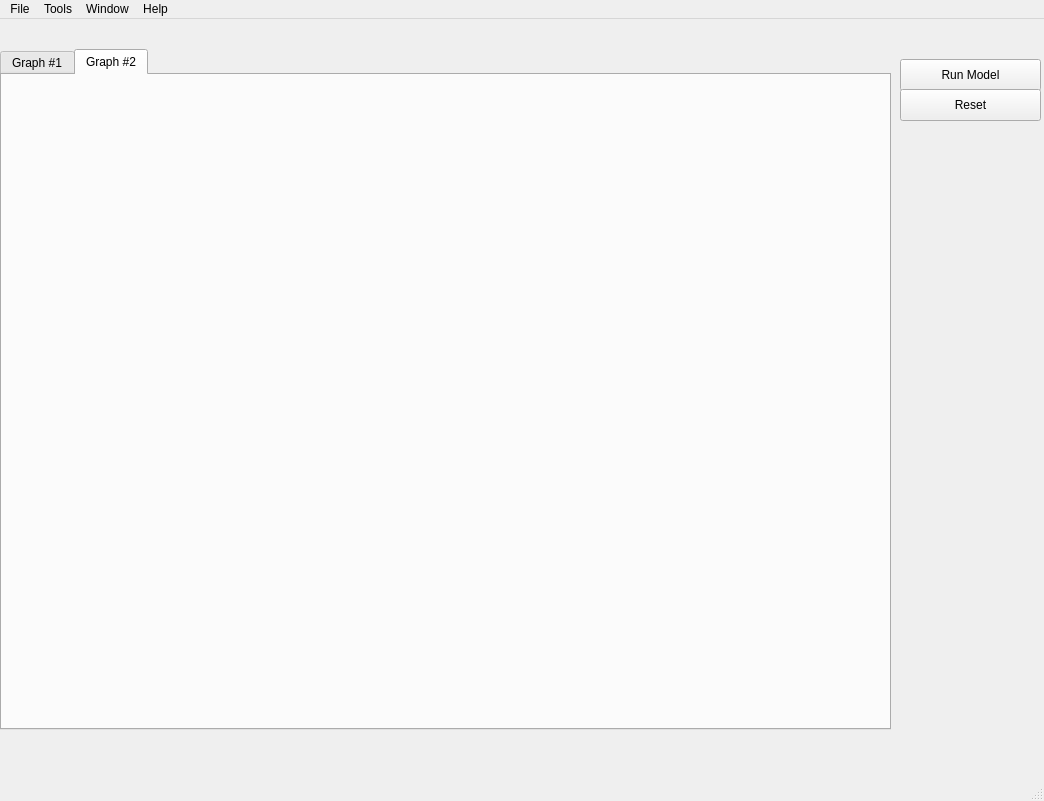
<?xml version="1.0" encoding="UTF-8"?>
<ui version="4.0">
 <class>MainWindow</class>
 <widget class="QMainWindow" name="MainWindow">
  <property name="windowModality">
   <enum>Qt::WindowModality::NonModal</enum>
  </property>
  <property name="enabled">
   <bool>true</bool>
  </property>
  <property name="geometry">
   <rect>
    <x>0</x>
    <y>0</y>
    <width>1044</width>
    <height>801</height>
   </rect>
  </property>
  <property name="contextMenuPolicy">
   <enum>Qt::ContextMenuPolicy::DefaultContextMenu</enum>
  </property>
  <property name="windowTitle">
   <string>Telemetry</string>
  </property>
  <property name="statusTip">
   <string/>
  </property>
  <property name="whatsThis">
   <string/>
  </property>
  <property name="accessibleName">
   <string/>
  </property>
  <property name="accessibleDescription">
   <string/>
  </property>
  <property name="autoFillBackground">
   <bool>true</bool>
  </property>
  <property name="dockOptions">
   <set>QMainWindow::DockOption::AllowTabbedDocks|QMainWindow::DockOption::AnimatedDocks</set>
  </property>
  <widget class="QWidget" name="centralwidget">
   <widget class="QTabWidget" name="tabWidget">
    <property name="geometry">
     <rect>
      <x>0</x>
      <y>30</y>
      <width>891</width>
      <height>681</height>
     </rect>
    </property>
    <property name="minimumSize">
     <size>
      <width>0</width>
      <height>0</height>
     </size>
    </property>
    <property name="currentIndex">
     <number>1</number>
    </property>
    <widget class="QWidget" name="tab">
     <attribute name="title">
      <string>Graph #1</string>
     </attribute>
    </widget>
    <widget class="QWidget" name="tab_2">
     <attribute name="title">
      <string>Graph #2</string>
     </attribute>
    </widget>
   </widget>
   <widget class="QPushButton" name="pushButton">
    <property name="geometry">
     <rect>
      <x>900</x>
      <y>40</y>
      <width>141</width>
      <height>32</height>
     </rect>
    </property>
    <property name="text">
     <string>Run Model</string>
    </property>
   </widget>
   <widget class="QPushButton" name="pushButton_2">
    <property name="geometry">
     <rect>
      <x>900</x>
      <y>70</y>
      <width>141</width>
      <height>32</height>
     </rect>
    </property>
    <property name="text">
     <string>Reset</string>
    </property>
   </widget>
  </widget>
  <widget class="QMenuBar" name="menubar">
   <property name="geometry">
    <rect>
     <x>0</x>
     <y>0</y>
     <width>1044</width>
     <height>37</height>
    </rect>
   </property>
   <widget class="QMenu" name="menuTelemetry">
    <property name="title">
     <string>File</string>
    </property>
    <addaction name="actionqweweqwe"/>
   </widget>
   <widget class="QMenu" name="menuwewqe">
    <property name="title">
     <string>Tools</string>
    </property>
    <addaction name="separator"/>
    <addaction name="actionqwewewqe"/>
   </widget>
   <widget class="QMenu" name="menuWindow">
    <property name="title">
     <string>Window</string>
    </property>
   </widget>
   <widget class="QMenu" name="menuHelp">
    <property name="title">
     <string>Help</string>
    </property>
   </widget>
   <addaction name="menuTelemetry"/>
   <addaction name="menuwewqe"/>
   <addaction name="menuWindow"/>
   <addaction name="menuHelp"/>
  </widget>
  <widget class="QStatusBar" name="statusbar"/>
  <action name="actionqwewewqe">
   <property name="text">
    <string>qwewewqe</string>
   </property>
  </action>
  <action name="actionqweweqwe">
   <property name="text">
    <string>qweweqwe</string>
   </property>
  </action>
 </widget>
 <resources/>
 <connections/>
</ui>
